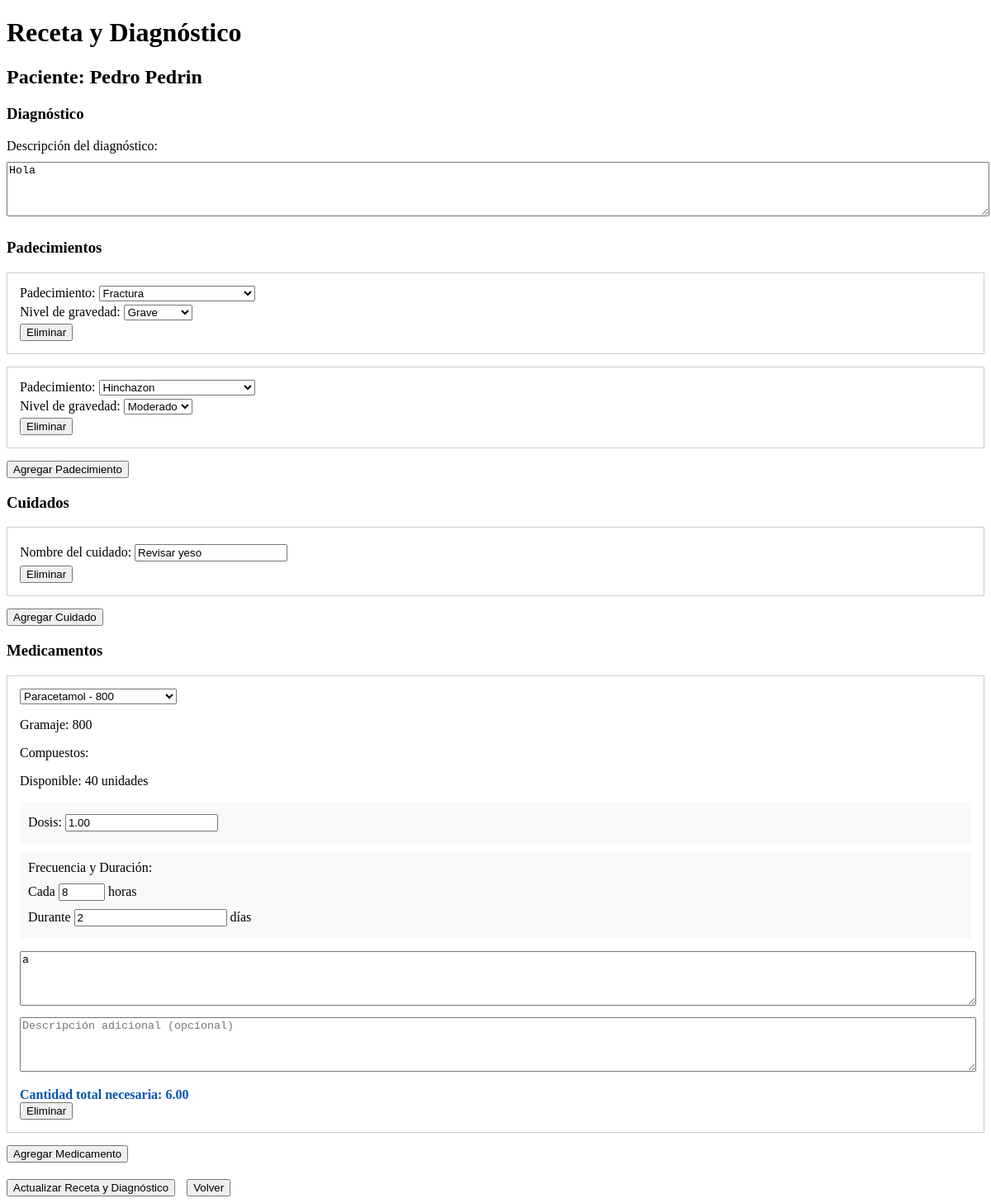
The page /doctor/receta-paciente/1/ (signed in) on the database as committed earlier.
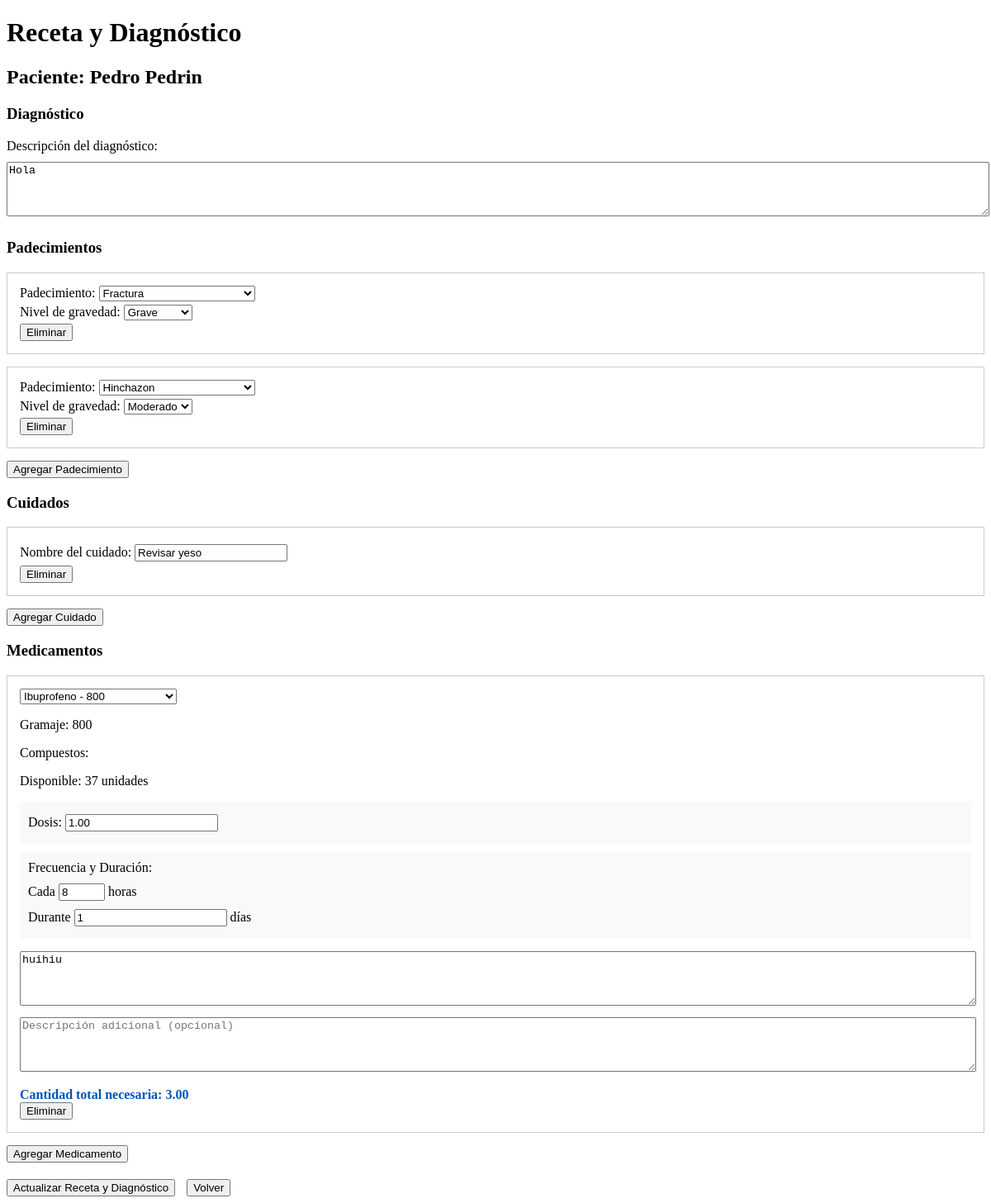
The same page on the database as committed later.
### usuarioJefa/models.py (models this page shows, shortened)
class Paciente(models.Model):
    SEXO_CHOICES = [
        ('M', 'Masculino'),
        ('F', 'Femenino'),
    ]
    ESTADO_CHOICES = [
        ('ACTIVO', 'Activo'),
        ('INACTIVO', 'Inactivo'),
    ]
    nombres = models.CharField(max_length=100)
    apellidos = models.CharField(max_length=100)
    fecha_nacimiento = models.DateField()
    sexo = models.CharField(max_length=1, choices=SEXO_CHOICES)
    num_seguridad_social = models.CharField(max_length=20, unique=True)
    fecha_ingreso = models.DateTimeField(default=timezone.now)
    estado = models.CharField(max_length=10, choices=ESTADO_CHOICES, default='ACTIVO')
    area = models.ForeignKey('login.AreaEspecialidad', on_delete=models.PROTECT)  # Referenciamos a login.AreaEspecialidad
    doctor_actual = models.ForeignKey(
        Usuarios,
        on_delete=models.SET_NULL,
        null=True,
        related_name='pacientes_doctor',
        limit_choices_to={'tipoUsuario': 'DR'}
    )
    enfermero_actual = models.ForeignKey(
        Usuarios,
        on_delete=models.SET_NULL,
        null=True,
        related_name='pacientes_enfermero',
        limit_choices_to={'tipoUsuario': 'EN'}
    )
    hospital_origen = models.CharField(max_length=200, blank=True, null=True)
    esta_activo = models.BooleanField(default=True)
    fecha_alta = models.DateTimeField(null=True, blank=True)
    numero_ingresos = models.PositiveIntegerField(default=1)

class Medicamento(models.Model):
    nombre = models.CharField(max_length=200)
    gramaje = models.CharField(max_length=50)
    compuestos = models.ManyToManyField(Compuesto)
    cantidad_disponible = models.IntegerField(default=0)
    fecha_actualizacion = models.DateTimeField(auto_now=True)
    class Meta:
        verbose_name = 'Medicamento'
        verbose_name_plural = 'Medicamentos'

### usuarioDoctor/models.py (models this page shows, shortened)
class Diagnostico(models.Model):
    NIVELES_GRAVEDAD = [
        (1, 'Leve'),
        (2, 'Moderado'),
        (3, 'Grave')
    ]
    paciente = models.ForeignKey('usuarioJefa.Paciente', on_delete=models.CASCADE, related_name='diagnosticos')
    doctor = models.ForeignKey(
        Usuarios,
        on_delete=models.PROTECT,
        limit_choices_to={'tipoUsuario': 'DR'}
    )
    descripcion = models.TextField()
    cuidados_especificos = models.TextField()
    fecha_creacion = models.DateTimeField(auto_now_add=True)
    fecha_modificacion = models.DateTimeField(auto_now=True)
    aprobado_por_jefa = models.BooleanField(default=False)
    activo = models.BooleanField(default=True)
    numero_ingreso = models.PositiveIntegerField(default=1)
    class Meta:
        ordering = ['-fecha_creacion']

class RecetaPadecimiento(models.Model):
    receta = models.ForeignKey(Receta, on_delete=models.CASCADE, related_name='padecimientos')
    padecimiento = models.ForeignKey(Padecimiento, on_delete=models.PROTECT)
    nivel_gravedad = models.IntegerField(choices=Diagnostico.NIVELES_GRAVEDAD)

class Padecimiento(models.Model):
    nombre = models.CharField(max_length=200)
    descripcion = models.TextField(null=True, blank=True)
    activo = models.BooleanField(default=True)  # Para poder desactivar padecimientos sin eliminarlos
    class Meta:
        ordering = ['nombre']  # Para que aparezcan ordenados alfabéticamente

class RecetaCuidado(models.Model):
    receta = models.ForeignKey(Receta, on_delete=models.CASCADE, related_name='cuidados')
    cuidado = models.ForeignKey(Cuidado, on_delete=models.PROTECT)
    completado = models.BooleanField(default=False)
    fecha_completado = models.DateTimeField(null=True, blank=True)
    completado_por = models.ForeignKey(
        'login.Usuarios',
        null=True,
        blank=True,
        on_delete=models.SET_NULL,
        limit_choices_to={'tipoUsuario': 'EN'}
    )

class Cuidado(models.Model):
    nombre = models.CharField(max_length=200)
    class Meta:
        verbose_name = 'Cuidado'
        verbose_name_plural = 'Cuidados'

class DetalleReceta(models.Model):
    UNIDADES_MEDIDA = [
        ('TAB', 'Tabletas'),
        ('ML', 'Mililitros'),
        ('MG', 'Miligramos'),
        ('CAP', 'Cápsulas'),
        ('GOT', 'Gotas'),
        ('AMP', 'Ampolletas'),
    ]
    receta = models.ForeignKey(Receta, on_delete=models.CASCADE, related_name='detalles')
    medicamento = models.ForeignKey('usuarioJefa.Medicamento', on_delete=models.PROTECT)
    cantidad_por_toma = models.DecimalField(max_digits=5, decimal_places=2)
    unidad_medida = models.CharField(max_length=3, choices=UNIDADES_MEDIDA)
    frecuencia_horas = models.PositiveIntegerField(help_text="Cada cuántas horas")
    dias_tratamiento = models.PositiveIntegerField()
    instrucciones = models.TextField()
    descripcion_opcional = models.TextField(blank=True)
    hay_existencia = models.BooleanField(default=True)
    def calcular_cantidad_total(self):
        tomas_por_dia = Decimal('24') / Decimal(str(self.frecuencia_horas))
        return self.cantidad_por_toma * tomas_por_dia * Decimal(str(self.dias_tratamiento))

### usuarioDoctor/views.py (the view, shortened to what this page needs)
@login_required
def receta_paciente(request, paciente_id):
    paciente = get_object_or_404(Paciente, id=paciente_id)
    receta_actual = Receta.objects.filter(
        paciente=paciente,
        activa=True
    ).select_related('diagnostico').first()
    context = {
        'paciente': paciente,
        'medicamentos': Medicamento.objects.filter(cantidad_disponible__gt=0),
        'niveles_gravedad': Diagnostico.NIVELES_GRAVEDAD,
        'receta_actual': receta_actual,
        'padecimientos_disponibles': Padecimiento.objects.filter(activo=True)  # Añadido
    }
    if receta_actual:
        context.update({
            'padecimientos': RecetaPadecimiento.objects.filter(receta=receta_actual).select_related('padecimiento'),
            'cuidados': RecetaCuidado.objects.filter(receta=receta_actual).select_related('cuidado'),
            'detalles_medicamentos': DetalleReceta.objects.filter(receta=receta_actual).select_related('medicamento'),
            'diagnostico': receta_actual.diagnostico,
        })
    return render(request, 'usuarioDoctor/receta_paciente.html', context)

### usuarioDoctor/templates/usuarioDoctor/Receta_paciente.html (shortened to what this page needs)
<!DOCTYPE html>
<html lang="es">
<head>
</head>
<body>
    <h1>Receta y Diagnóstico</h1>
    <h2>Paciente: {{ paciente.nombres }} {{ paciente.apellidos }}</h2>
    <form method="POST" id="recetaForm">
        <div class="seccion-diagnostico">
            <h3>Diagnóstico</h3>
            <div>
                <label for="descripcion">Descripción del diagnóstico:</label><br>
                <textarea name="descripcion_diagnostico" id="descripcion" rows="4" required>{% if diagnostico %}{{ diagnostico.descripcion }}{% endif %}</textarea>
            </div>
        </div>
<div class="seccion-padecimientos">
    <h3>Padecimientos</h3>
    <div id="padecimientos-container">
        {% if padecimientos %}
            {% for padecimiento in padecimientos %}
                <div class="padecimiento-row">
                    <div>
                        <label>Padecimiento:</label>
                        <select name="padecimientos[]" required>
                            {% for pad in padecimientos_disponibles %}
                                <option value="{{ pad.id }}" {% if pad.id == padecimiento.padecimiento.id %}selected{% endif %}>
                                    {{ pad.nombre }}
                                </option>
                            {% endfor %}
                        </select>
                    </div>
                    <div>
                        <label>Nivel de gravedad:</label>
                        <select name="niveles_gravedad[]" required>
                            {% for nivel in niveles_gravedad %}
                                <option value="{{ nivel.0 }}" {% if nivel.0 == padecimiento.nivel_gravedad %}selected{% endif %}>
                                    {{ nivel.1 }}
                                </option>
                            {% endfor %}
                        </select>
                    </div>
                    <button type="button" onclick="eliminarPadecimiento(this)">Eliminar</button>
                </div>
            {% endfor %}
        {% endif %}
    </div>
    <button type="button" onclick="agregarPadecimiento()">Agregar Padecimiento</button>
</div>
        <div class="seccion-cuidados">
            <h3>Cuidados</h3>
            <div id="cuidados-container">
                {% if cuidados %}
                    {% for cuidado in cuidados %}
                        <div class="cuidado-row">
                            <div>
                                <label>Nombre del cuidado:</label>
                                <input type="text" name="cuidados[]" required value="{{ cuidado.cuidado.nombre }}">
                            </div>
                            <button type="button" onclick="eliminarCuidado(this)">Eliminar</button>
                        </div>
                    {% endfor %}
                {% endif %}
            </div>
            <button type="button" onclick="agregarCuidado()">Agregar Cuidado</button>
        </div>
        <div class="seccion-medicamentos">
            <h3>Medicamentos</h3>
            <div id="medicamentos-container">
                {% if detalles_medicamentos %}
                    {% for detalle in detalles_medicamentos %}
                        <div class="medicamento-row">
                            <select name="medicamentos[]" required onchange="actualizarInfoMedicamento(this)">
                                {% for medicamento in medicamentos %}
                                    <option value="{{ medicamento.id }}" {% if medicamento.id == detalle.medicamento.id %}selected{% endif %}>
                                        {{ medicamento.nombre }} - {{ medicamento.gramaje }}
                                    </option>
                                {% endfor %}
                            </select>
                            <div class="info-medicamento">
                                <p>Gramaje: {{ detalle.medicamento.gramaje }}</p>
                                <p>Compuestos: {{ detalle.medicamento.compuestos.all|join:", " }}</p>
                                <p>Disponible: {{ detalle.medicamento.cantidad_disponible }} unidades</p>
                            </div>
                            <div class="dosis-container">
                                <label>Dosis:</label>
                                <input type="number" name="cantidad_por_toma[]" step="0.01" min="0.01" required
                                       value="{{ detalle.cantidad_por_toma }}" placeholder="Cantidad">
                            </div>
                            <div class="horario-container">
                                <label>Frecuencia y Duración:</label>
                                <div>
                                    <label>Cada</label>
                                    <input type="number" name="frecuencia_horas[]" min="1" max="24" required
                                           value="{{ detalle.frecuencia_horas }}" placeholder="horas">
                                    <label>horas</label>
                                </div>
                                <div>
                                    <label>Durante</label>
                                    <input type="number" name="dias_tratamiento[]" min="1" required
                                           value="{{ detalle.dias_tratamiento }}" placeholder="días">
                                    <label>días</label>
                                </div>
                            </div>
                            <textarea name="instrucciones[]" placeholder="Instrucciones de uso" required>{{ detalle.instrucciones }}</textarea>
                            <textarea name="descripciones[]" placeholder="Descripción adicional (opcional)">{{ detalle.descripcion_opcional }}</textarea>
                            <div class="cantidad-total">
                                Cantidad total necesaria: {{ detalle.calcular_cantidad_total }}
                            </div>
                            <button type="button" onclick="eliminarMedicamento(this)">Eliminar</button>
                        </div>
                    {% endfor %}
                {% endif %}
            </div>
            <button type="button" onclick="agregarMedicamento()">Agregar Medicamento</button>
        </div>
        <div style="margin-top: 20px;">
            {% if receta_actual %}
                <button type="submit">Actualizar Receta y Diagnóstico</button>
            {% else %}
                <button type="submit">Crear Receta y Diagnóstico</button>
            {% endif %}
            <a href="{% url 'doctor:pacientes_doctor' %}" style="margin-left: 10px;">
                <button type="button">Volver</button>
            </a>
        </div>
    </form>
</body>
</html>

### usuarioDoctor/templates/usuarioDoctor/Receta_paciente.html (style rules this page uses)
.padecimiento-row, .medicamento-row, .cuidado-row { margin: 15px 0; padding: 15px; border: 1px solid #ccc; }
.dosis-container, .horario-container { margin: 10px 0; padding: 10px; background-color: #f8f9fa; }
.cantidad-total { margin-top: 10px; font-weight: bold; color: #0056b3; }
label { display: inline-block; margin-bottom: 5px; }
input, textarea { margin: 5px 0; }
textarea { width: 100%; min-height: 60px; }

Rows that differ between the two databases and show on the page:
no longer on this page (row unchanged): DetalleReceta: medicamento.nombre "Paracetamol - 800", medicamento.gramaje "800", medicamento.cantidad_disponible "40", cantidad_por_toma "1.00", frecuencia_horas "8", dias_tratamiento "2", instrucciones "a", calcular_cantidad_total "6.00"
added DetalleReceta: medicamento.nombre "Ibuprofeno - 800", medicamento.gramaje "800", medicamento.cantidad_disponible "37", cantidad_por_toma "1.00", frecuencia_horas "8", dias_tratamiento "1", instrucciones "huihiu", calcular_cantidad_total "3.00"
